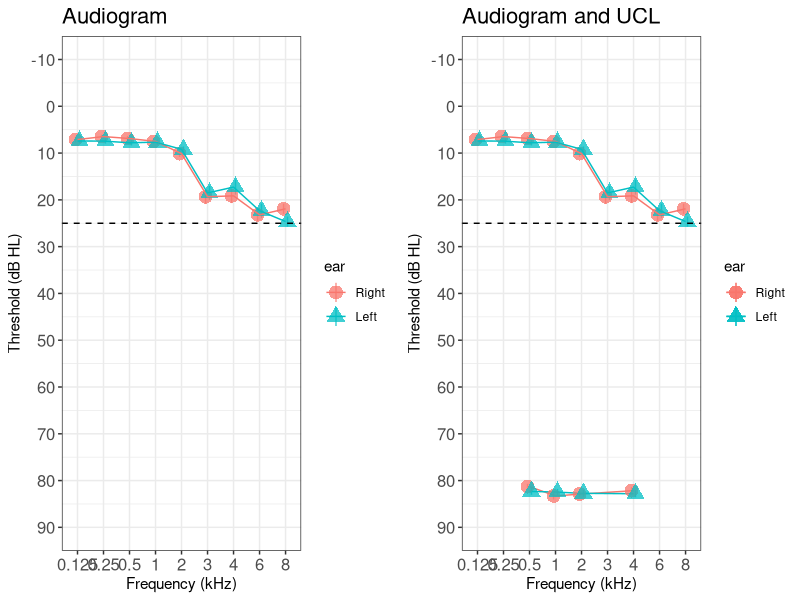
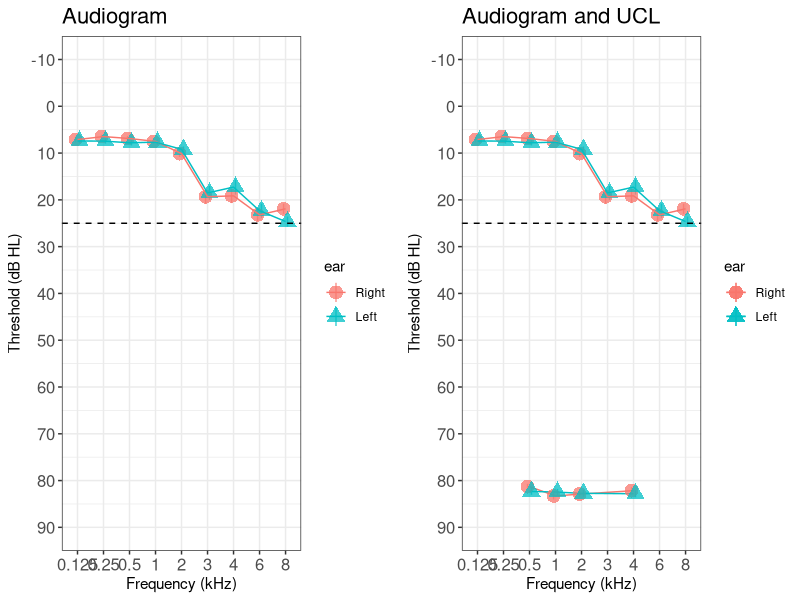

R code for these plots, in order:
# Load libraries ====================================================
library(readr)
library(tidyverse)
library(ggplot2)
library(ggpubr)
library(svglite)

# Load aud data as data frame "dat" =================================
dat <- read_csv("data/aud_data_UCL.csv")

# Specify function for SEM (standard error of mean) =================
std_error <- function(x) sd(x)/sqrt(length(x))

# Specify columns in data to use for Pure Tone Thresholds (PTT) and Uncomfortable Loudness Levels (UCL) ======
ptt.labs <- c("L125", "L250", "L500", "L1000", "L2000", "L3000", "L4000", "L6000", "L8000",
              "R125", "R250", "R500", "R1000", "R2000", "R3000", "R4000", "R6000", "R8000")

ucl.labs <- c("UCLL500", "UCLL1000", "UCLL2000", "UCLL4000",
              "UCLR500", "UCLR1000", "UCLR2000", "UCLR4000")

# Create separate data frames for PTT and UCL ================================================================
# Note - dropping variable "Group"
ptt <- dat[,c("ID", ptt.labs)]
ucl <- dat[,c("ID", ucl.labs)]

# Make data to long format (need tidyverse package) ==========================================================
ptt.long <- gather(ptt, key = "ear-freq", value = "dB", -ID)
ucl.long <- gather(ucl, key = "ear-freq", value = "dB", -ID)

# Split and rename variables
ptt.long <- ptt.long %>% 
  separate(col = "ear-freq", into = c("ear","freq"), sep = (1)) %>% #sep = 1 is n characters before frequency in col name for ptt
  mutate(freq = (type.convert(freq, as.is = TRUE))/1000) %>% 
  mutate(freqLabels = factor(freq)) %>% 
  mutate(ear = factor(ear, levels = c("R", "L"))) %>%
  mutate(ear = recode(ear, "R" = "Right", "L" = "Left"))

ucl.long <- ucl.long %>% 
  separate(col = "ear-freq", into = c("ear","freq"), sep = (4)) %>% #sep = 4 is n characters before frequency in col name ucl
  mutate(freq = (type.convert(freq, as.is = TRUE))/1000) %>% 
  mutate(freqLabels = factor(freq)) %>% 
  mutate(ear = factor(ear, levels = c("UCLR", "UCLL"))) %>%
  mutate(ear = recode(ear, "UCLR" = "Right", "UCLL" = "Left"))

# Specify shared plot options to make it easy to modify all plots ============================================
titlesz = 16 #Title text size
axlabsz = 12 #Axis label text size
linew = 0.5 #Linewith
pointsz = 1 #Point size
pointa = 0.75 #Point alpha (opacity)
ymax = 90 #Y-scale maximum
ymin = -10 #Y-scale minimum
pointscat = 0.3 #point scatter/jitter, useful if overlapping data

# Create plot of audiogram only using data frame "ptt.long" ==================================================
ptt.plot <- ggplot(data = ptt.long, aes(y = dB, x = freqLabels, group = ear, color = ear, shape = ear))+
  
  # Aud layers
  stat_summary(fun = mean, #plot mean audiogram
               fun.min = function(x) mean(x) - std_error(x), # Negative error bar (can use sd() for std deviation)
               fun.max = function(x) mean(x) + std_error(x), # Positive error bar (can use sd() for std deviation)
               geom = "pointrange", size = 1, alpha = pointa, position=position_dodge(width=pointscat)) + # Point options
  stat_summary(fun = mean, geom = "line", linewidth = linew) + # Line options
  
  scale_y_reverse(limits = c(ymax,ymin), breaks = seq(ymin, ymax, by=10))+ #Y-scale options
  
  geom_hline(yintercept=25, linetype="dashed", color = "black", linewidth=0.5)+ # Highlight line at 25dB
  labs(x = "Frequency (kHz)", y = "Threshold (dB HL)")+ # Axis labels
  ggtitle("Audiogram") + # Title of plot
  theme_bw()+ # Specify general theme of plot
  theme(plot.title = element_text(size = titlesz), axis.text = element_text(size = axlabsz)) # Adjust text sizes of plot

# Create plot of PTT and UCL combining data frames ptt.long and ucl.long =====================================
ptt.ucl.plot <- ggplot(data = ptt.long, aes(y = dB, x = freqLabels, group = ear, color = ear, shape = ear))+
  
  # Aud layers
  stat_summary(fun = mean, #plot mean PTTs
               fun.min = function(x) mean(x) - std_error(x), # Negative error bar (can use sd() for std deviation)
               fun.max = function(x) mean(x) + std_error(x), # Positive error bar (can use sd() for std deviation)
               geom = "pointrange", size = pointsz, alpha = pointa, position=position_dodge(width=pointscat)) + # Point options
  stat_summary(fun = mean, geom = "line") + # Line options
  
  #UCL layers
  stat_summary(data = ucl.long, fun = mean, geom = "line", size = linew) + #Plot mean line for UCL
  stat_summary(data = ucl.long, fun = mean,
               fun.min = function(x) mean(x) - std_error(x), # Negative error bar (can use sd() for std deviation)
               fun.max = function(x) mean(x) + std_error(x), # Positive error bar (can use sd() for std deviation)
               geom = "pointrange", size = pointsz, alpha = pointa, position=position_dodge(width=pointscat)) + # Point options
  
  scale_y_reverse(limits = c(ymax, ymin), breaks = seq(ymin, ymax, by=10))+ #Y-scale options
  
  geom_hline(yintercept=25, linetype="dashed", color = "black", linewidth=0.5)+ # Highlight line at 25dB
  labs(x = "Frequency (kHz)", y = "Threshold (dB HL)")+ # Axis labels
  ggtitle("Audiogram and UCL") + # Title of plot
  theme_bw()+ # Specify general theme of plot
  theme(plot.title = element_text(size = titlesz), axis.text = element_text(size = axlabsz)) # Adjust text sizes of plot

# Arrange plots with ggpubr package and save ==========================================================================

final.plot <- ggarrange(ptt.plot, ptt.ucl.plot, ncol = 2, nrow = 1)

# Save as png
png(file="output/audiogram.png",
    width=1200, height=600)
final.plot
dev.off()

# Save as svg
ggsave(file="output/audiogram.svg", plot=final.plot, units = "cm", width=30, height=15)
